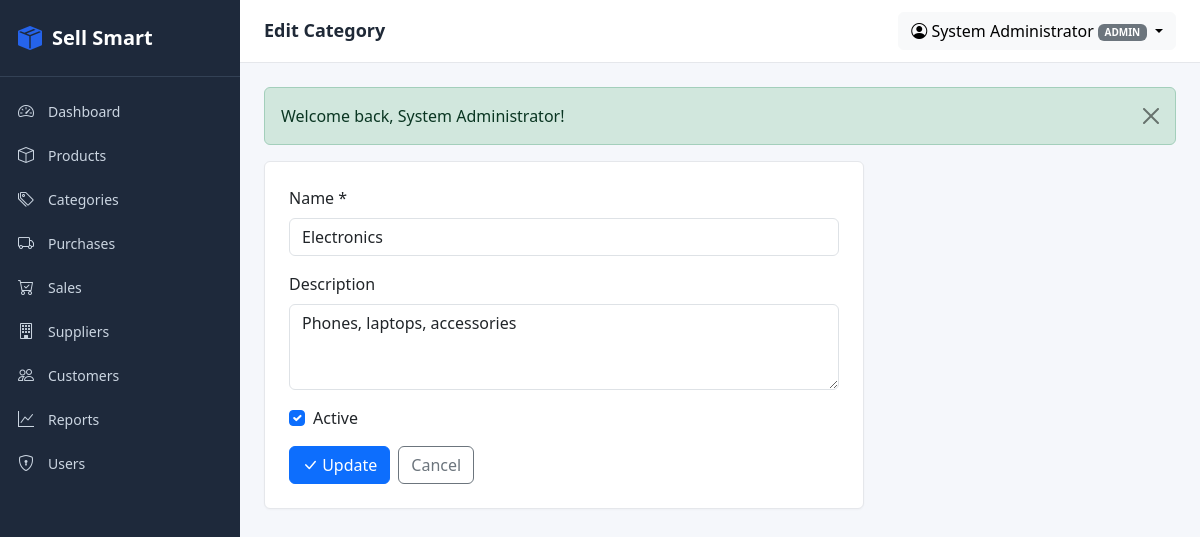
The app's page /modules/categories/edit.php?id=1 (signed in) with its own data.
### tables this page shows
CREATE TABLE categories (
  category_id  INT UNSIGNED AUTO_INCREMENT PRIMARY KEY,
  name         VARCHAR(80)  NOT NULL UNIQUE,
  description  VARCHAR(255) NULL,
  is_active    TINYINT(1)   NOT NULL DEFAULT 1,
  created_at   DATETIME     NOT NULL DEFAULT CURRENT_TIMESTAMP,
  updated_at   DATETIME     NOT NULL DEFAULT CURRENT_TIMESTAMP ON UPDATE CURRENT_TIMESTAMP
);

### config/database.php (called while the page is built, shortened)
<?php
function db(): PDO
{
    static $pdo = null;
    $host    = 'localhost';
    $dbname  = 'inventory';
    $user    = 'root';
    $pass    = '';
    $charset = 'utf8mb4';
    $dsn = "mysql:host={$host};dbname={$dbname};charset={$charset}";
    $options = [
        PDO::ATTR_ERRMODE            => PDO::ERRMODE_EXCEPTION,
        PDO::ATTR_DEFAULT_FETCH_MODE => PDO::FETCH_ASSOC,
        PDO::ATTR_EMULATE_PREPARES   => false,
    ];
    try {
        $pdo = new PDO($dsn, $user, $pass, $options);
    } catch (PDOException $e) {
        die('Database connection failed: ' . htmlspecialchars($e->getMessage()));
    }
    return $pdo;
}

### includes/helpers.php (called while the page is built, shortened)
<?php
function e($value): string
{
    return htmlspecialchars((string)($value ?? ''), ENT_QUOTES, 'UTF-8');
}
function url(string $path = ''): string
{
    return rtrim(BASE_URL, '/') . '/' . ltrim($path, '/');
}

### modules/categories/edit.php (the view, shortened to what this page needs)
<?php
$id = (int)($_GET['id'] ?? $_POST['id'] ?? 0);
$stmt = db()->prepare('SELECT * FROM categories WHERE category_id = :id LIMIT 1');
$stmt->execute(['id' => $id]);
$category = $stmt->fetch();
include __DIR__ . '/../../includes/header.php';
?>
<div class="card p-4" style="max-width: 600px;">
    <form method="POST" novalidate>
        <div class="mb-3">
            <label class="form-label">Name *</label>
            <input type="text" name="name" class="form-control" required maxlength="80" value="<?= e($category['name']) ?>">
        </div>
        <div class="mb-3">
            <label class="form-label">Description</label>
            <textarea name="description" class="form-control" rows="3" maxlength="255"><?= e($category['description']) ?></textarea>
        </div>
        <div class="form-check mb-3">
            <input type="checkbox" name="is_active" class="form-check-input" id="active" <?= $category['is_active'] ? 'checked' : '' ?>>
            <label class="form-check-label" for="active">Active</label>
        </div>
        <div class="d-flex gap-2">
            <button class="btn btn-primary"><i class="bi bi-check-lg"></i> Update</button>
            <a href="<?= url('modules/categories/index.php') ?>" class="btn btn-outline-secondary">Cancel</a>
        </div>
    </form>
</div>
<?php include __DIR__ . '/../../includes/footer.php'; ?>

### assets/css/app.css (style rules this page uses)
:root { --sidebar-width: 240px; --sidebar-bg: #1e293b; --sidebar-fg: #cbd5e1; --sidebar-fg-active: #ffffff; --sidebar-hover: #334155; --topbar-bg: #ffffff; --content-bg: #f5f7fb; --brand: #2563eb; }
* { box-sizing: border-box; }
html, body { margin: 0; padding: 0; font-family: 'Segoe UI', Tahoma, sans-serif; background: var(--content-bg); color: #1f2937; }
.card { border: 1px solid #e5e7eb; box-shadow: 0 1px 2px rgba(0,0,0,0.03); }

### records on screen
categories: name "Electronics", description "Phones, laptops, accessories", is_active "☑"

### other values on screen
$pageTitle "Edit Category"
$user['full_name'] "System Administrator"
$user['role'] "ADMIN"
$f['message'] "Welcome back, System Administrator!"
